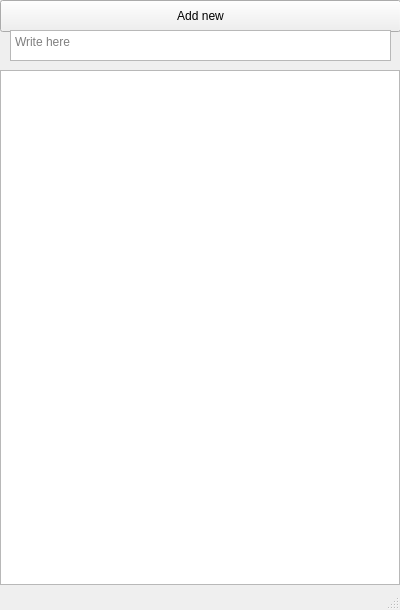
<?xml version="1.0" encoding="UTF-8"?>
<ui version="4.0">
 <class>Playlists</class>
 <widget class="QMainWindow" name="Playlists">
  <property name="geometry">
   <rect>
    <x>0</x>
    <y>0</y>
    <width>400</width>
    <height>610</height>
   </rect>
  </property>
  <property name="focusPolicy">
   <enum>Qt::ClickFocus</enum>
  </property>
  <property name="windowTitle">
   <string>Playlists</string>
  </property>
  <widget class="QWidget" name="centralwidget">
   <widget class="QPushButton" name="pushButton">
    <property name="geometry">
     <rect>
      <x>0</x>
      <y>0</y>
      <width>401</width>
      <height>32</height>
     </rect>
    </property>
    <property name="text">
     <string>Add new</string>
    </property>
   </widget>
   <widget class="QListWidget" name="listWidget">
    <property name="geometry">
     <rect>
      <x>0</x>
      <y>70</y>
      <width>400</width>
      <height>515</height>
     </rect>
    </property>
   </widget>
   <widget class="QTextEdit" name="textEdit">
    <property name="geometry">
     <rect>
      <x>10</x>
      <y>30</y>
      <width>381</width>
      <height>31</height>
     </rect>
    </property>
    <property name="html">
     <string>&lt;!DOCTYPE HTML PUBLIC &quot;-//W3C//DTD HTML 4.0//EN&quot; &quot;http://www.w3.org/TR/REC-html40/strict.dtd&quot;&gt;
&lt;html&gt;&lt;head&gt;&lt;meta name=&quot;qrichtext&quot; content=&quot;1&quot; /&gt;&lt;style type=&quot;text/css&quot;&gt;
p, li { white-space: pre-wrap; }
&lt;/style&gt;&lt;/head&gt;&lt;body style=&quot; font-family:'.SF NS Text'; font-size:13pt; font-weight:400; font-style:normal;&quot;&gt;
&lt;p align=&quot;center&quot; style=&quot;-qt-paragraph-type:empty; margin-top:0px; margin-bottom:0px; margin-left:0px; margin-right:0px; -qt-block-indent:0; text-indent:0px;&quot;&gt;&lt;br /&gt;&lt;/p&gt;&lt;/body&gt;&lt;/html&gt;</string>
    </property>
    <property name="overwriteMode">
     <bool>false</bool>
    </property>
    <property name="placeholderText">
     <string>Write here</string>
    </property>
   </widget>
  </widget>
  <widget class="QStatusBar" name="statusbar"/>
 </widget>
 <resources/>
 <connections/>
</ui>
